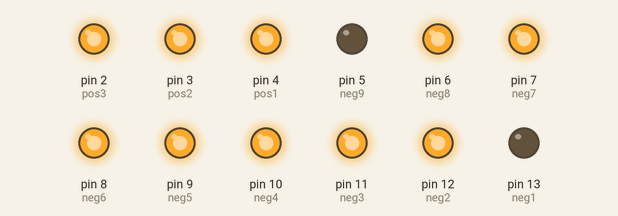
A sketch run on a simulated Arduino Uno, built with avr-gcc and run on an emulated ATmega328P. Parts: output pins drawn as LEDs (lit = HIGH).

Above: at 0.05 s.
At 0.55 s:
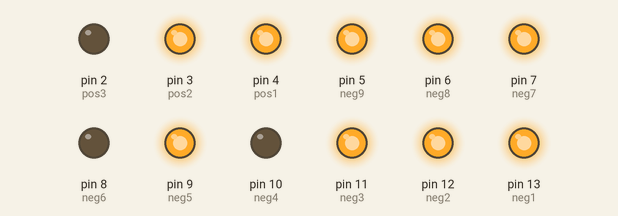
At 0.75 s:
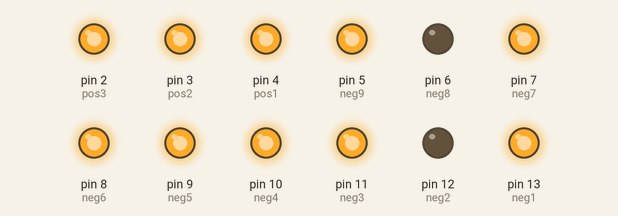
At 1.45 s:
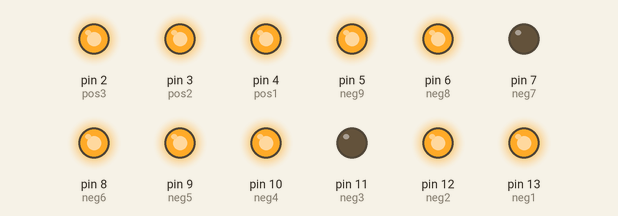
At 2.15 s:
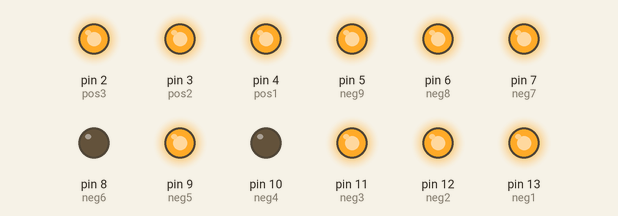
At 2.85 s:
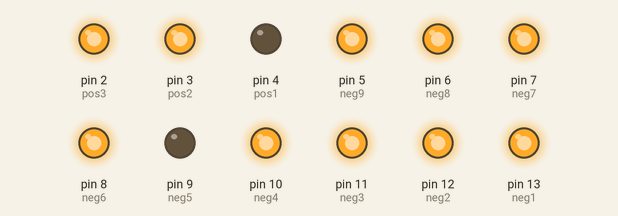
Timing chart, 0 to 3.1 s (numbered marks = the images above):
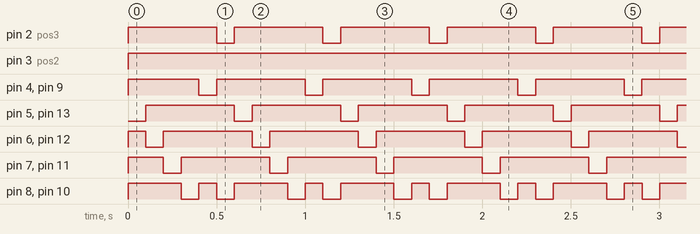

Measured:
- by itself, pin 2 (pos3), pin 4 (pos1), pin 5 (neg9), pin 9 (neg5), pin 13 (neg1): alternates HIGH for 0.50 s and LOW for 0.10 s
- by itself, pin 3 (pos2): LOW → HIGH at 0.00 s
- by itself, pin 6 (neg8), pin 7 (neg7), pin 11 (neg3), pin 12 (neg2): repeats every 0.60 s: LOW 0.10 s, HIGH 0.50 s
- by itself, pin 8 (neg6), pin 10 (neg4): repeats every 0.60 s: LOW 0.10 s, HIGH 0.10 s, LOW 0.10 s, HIGH 0.30 s

The sketch:

led_3by3by3.ino
```cpp
//variable declaration
int neg1=13;
int neg2=12;
int neg3=11;
int neg4=10;
int neg5=9;
int neg6=8;
int neg7=7;
int neg8=6;
int neg9=5;

int pos1=4;
int pos2=3;
int pos3=2;

int delayTime=100, i=0;

void setup() {
  // put your setup code here, to run once:
pinMode(neg1,OUTPUT);
pinMode(neg2,OUTPUT);
pinMode(neg3,OUTPUT);
pinMode(neg4,OUTPUT);
pinMode(neg5,OUTPUT);
pinMode(neg6,OUTPUT);
pinMode(neg7,OUTPUT);
pinMode(neg8,OUTPUT);
pinMode(neg9,OUTPUT);

pinMode(pos1,OUTPUT);
pinMode(pos2,OUTPUT);
pinMode(pos3,OUTPUT);
}

void loop() {
  // put your main code here, to run repeatedly:
for(i=0;i<=6;i++){
  digitalWrite(pos1, HIGH);
  digitalWrite(pos2, HIGH);
  digitalWrite(pos3, HIGH);

  digitalWrite(neg1, LOW);
  digitalWrite(neg2, HIGH);
  digitalWrite(neg3, HIGH);
  digitalWrite(neg4, HIGH);
  digitalWrite(neg5, HIGH);
  digitalWrite(neg6, HIGH);
  digitalWrite(neg7, HIGH);
  digitalWrite(neg8, HIGH);
  digitalWrite(neg9, LOW);

  delay(delayTime);

  digitalWrite(pos1, HIGH);
  digitalWrite(pos2, HIGH);
  digitalWrite(pos3, HIGH);

  digitalWrite(neg1, HIGH);
  digitalWrite(neg2, LOW);
  digitalWrite(neg3, HIGH);
  digitalWrite(neg4, HIGH);
  digitalWrite(neg5, HIGH);
  digitalWrite(neg6, HIGH);
  digitalWrite(neg7, HIGH);
  digitalWrite(neg8, LOW);
  digitalWrite(neg9, HIGH);

  delay(delayTime);

  digitalWrite(pos1, HIGH);
  digitalWrite(pos2, HIGH);
  digitalWrite(pos3, HIGH);

  digitalWrite(neg1, HIGH);
  digitalWrite(neg2, HIGH);
  digitalWrite(neg3, LOW);
  digitalWrite(neg4, HIGH);
  digitalWrite(neg5, HIGH);
  digitalWrite(neg6, HIGH);
  digitalWrite(neg7, LOW);
  digitalWrite(neg8, HIGH);
  digitalWrite(neg9, HIGH);

  delay(delayTime);

  digitalWrite(pos1, HIGH);
  digitalWrite(pos2, HIGH);
  digitalWrite(pos3, HIGH);

  digitalWrite(neg1, HIGH);
  digitalWrite(neg2, HIGH);
  digitalWrite(neg3, HIGH);
  digitalWrite(neg4, LOW);
  digitalWrite(neg5, HIGH);
  digitalWrite(neg6, LOW);
  digitalWrite(neg7, HIGH);
  digitalWrite(neg8, HIGH);
  digitalWrite(neg9, HIGH);

  delay(delayTime);

  digitalWrite(pos1, LOW);
  digitalWrite(pos2, HIGH);
  digitalWrite(pos3, HIGH);

  digitalWrite(neg1, HIGH);
  digitalWrite(neg2, HIGH);
  digitalWrite(neg3, HIGH);
  digitalWrite(neg4, HIGH);
  digitalWrite(neg5, LOW);
  digitalWrite(neg6, HIGH);
  digitalWrite(neg7, HIGH);
  digitalWrite(neg8, HIGH);
  digitalWrite(neg9, HIGH);

  delay(delayTime);

  digitalWrite(pos1, HIGH);
  digitalWrite(pos2, HIGH);
  digitalWrite(pos3, LOW);

  digitalWrite(neg1, HIGH);
  digitalWrite(neg2, HIGH);
  digitalWrite(neg3, HIGH);
  digitalWrite(neg4, LOW);
  digitalWrite(neg5, HIGH);
  digitalWrite(neg6, LOW);
  digitalWrite(neg7, HIGH);
  digitalWrite(neg8, HIGH);
  digitalWrite(neg9, HIGH);

  delay(delayTime);
}
}
```
